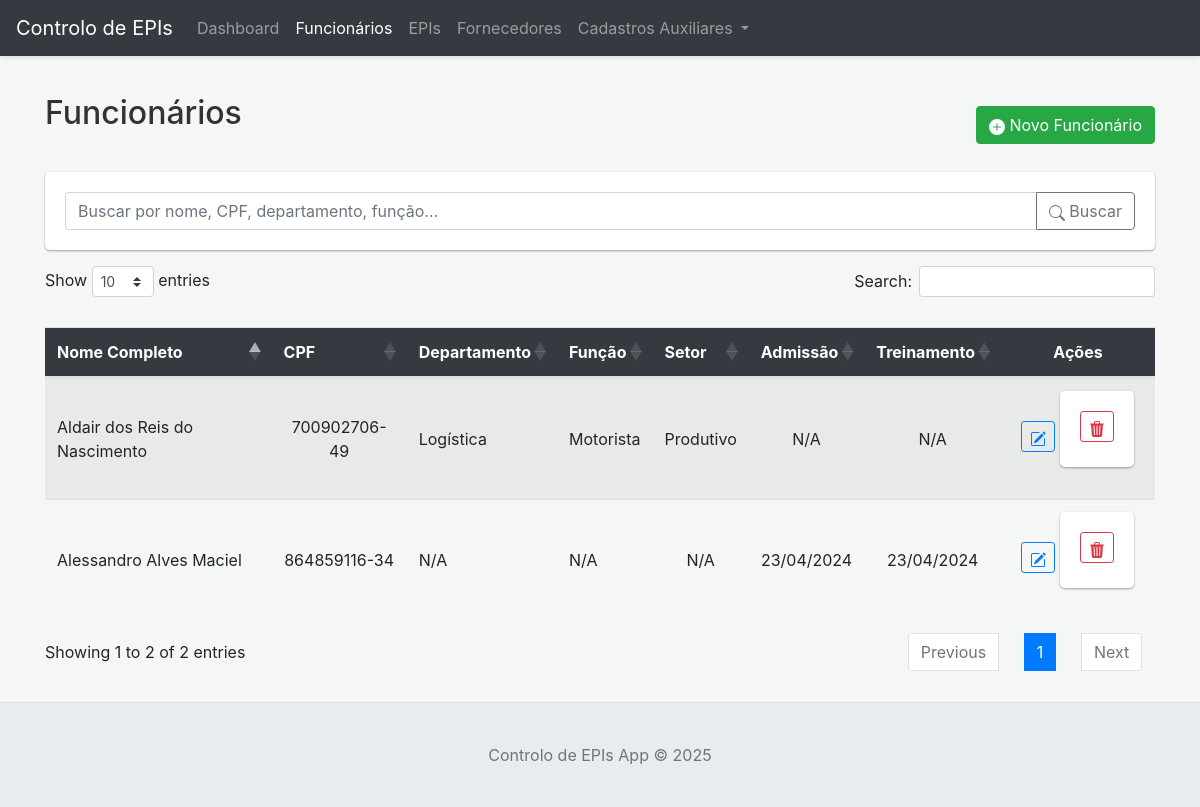
The app's page /funcionarios with its own data.
### tables this page shows
CREATE TABLE funcionarios (
                id INTEGER PRIMARY KEY AUTOINCREMENT,
                nome_completo TEXT NOT NULL,
                cpf TEXT UNIQUE,
                rg TEXT,
                ctps TEXT,
                serie TEXT,
                pis TEXT,
                departamento_id INTEGER,
                funcao_id INTEGER,
                setor TEXT CHECK(setor IN ('Produtivo', 'Administrativo', 'Outro')),
                data_admissao TEXT,
                data_treinamento TEXT,
                FOREIGN KEY (departamento_id) REFERENCES departamentos (id) ON DELETE SET NULL,
                FOREIGN KEY (funcao_id) REFERENCES funcoes (id) ON DELETE SET NULL
            );

CREATE TABLE departamentos (
                id INTEGER PRIMARY KEY AUTOINCREMENT,
                nome TEXT NOT NULL UNIQUE
            );

CREATE TABLE funcoes (
                id INTEGER PRIMARY KEY AUTOINCREMENT,
                nome TEXT NOT NULL UNIQUE
            );

### app.py (the view)
@app.route('/funcionarios')
def listar_funcionarios():
    search = request.args.get('search', '')
    funcionarios = db.search_funcionarios(search) if search else db.get_all_funcionarios()
    return render_template('funcionarios.html',
                           funcionarios=funcionarios or [],
                           search_query=search,
                           departamentos=db.get_all_departamentos() or [],
                           funcoes=db.get_all_funcoes() or [],
                           setores=['Produtivo', 'Administrativo', 'Outro'])

### app.py (called while the page is built)
@app.context_processor
def inject_now():
    return {'now': datetime.datetime.now(datetime.timezone.utc)}

def format_date_for_display(date_str_iso):
    if not date_str_iso:
        return ""
    try:
        dt_obj = datetime.datetime.strptime(str(date_str_iso), '%Y-%m-%d')
        return dt_obj.strftime('%d/%m/%Y')
    except ValueError:
        return str(date_str_iso)

### database.py (called while the page is built)
    def _get_conn(self):
        conn = sqlite3.connect(self.db_path)
        conn.row_factory = sqlite3.Row
        conn.execute("PRAGMA foreign_keys = ON;")
        return conn

    def get_all_departamentos(self):
        query = "SELECT * FROM departamentos ORDER BY nome"
        return self.execute_query(query, fetch_all=True)

    def get_all_funcoes(self):
        query = "SELECT * FROM funcoes ORDER BY nome"
        return self.execute_query(query, fetch_all=True)

    def get_all_funcionarios(self):
        query = """
            SELECT f.*, d.nome as departamento_nome, func.nome as funcao_nome
            FROM funcionarios f
            LEFT JOIN departamentos d ON f.departamento_id = d.id
            LEFT JOIN funcoes func ON f.funcao_id = func.id
            ORDER BY f.nome_completo
        """
        return self.execute_query(query, fetch_all=True)

### templates/funcionarios.html (shortened to what this page needs)
{% extends "base.html" %}
{% block content %}
<div class="d-flex justify-content-between align-items-center mb-3">
    <h2>Funcionários</h2>
    <button type="button" class="btn btn-success" data-toggle="modal" data-target="#modalFuncionario" id="btnNovoFuncionario">
        <svg xmlns="http://www.w3.org/2000/svg" width="16" height="16" fill="currentColor" class="bi bi-plus-circle-fill" viewBox="0 0 16 16">
            <path d="M16 8A8 8 0 1 1 0 8a8 8 0 0 1 16 0zM8.5 4.5a.5.5 0 0 0-1 0v3h-3a.5.5 0 0 0 0 1h3v3a.5.5 0 0 0 1 0v-3h3a.5.5 0 0 0 0-1h-3v-3z"/>
        </svg>
        Novo Funcionário
    </button>
</div>
<form method="GET" action="{{ url_for('listar_funcionarios') }}" class="mb-3 form-inline">
    <div class="input-group flex-grow-1">
        <input type="text" class="form-control" name="search" placeholder="Buscar por nome, CPF, departamento, função..." value="{{ search_query or '' }}">
        <div class="input-group-append">
            <button class="btn btn-outline-secondary" type="submit">
                Buscar
            </button>
        </div>
    </div>
</form>
{% if funcionarios %}
<div class="table-responsive">
    <table class="table table-striped table-hover" id="tabelaFuncionarios">
        <thead>
            <tr>
                <th class="text-left-override">Nome Completo</th>
                <th>CPF</th>
                <th class="text-left-override">Departamento</th>
                <th class="text-left-override">Função</th>
                <th>Setor</th>
                <th>Admissão</th>
                <th>Treinamento</th>
                <th>Ações</th>
            </tr>
        </thead>
        <tbody>
            {% for func in funcionarios %}
            <tr>
                <td class="text-left-override">{{ func.nome_completo }}</td>
                <td>{{ func.cpf or 'N/A' }}</td>
                <td class="text-left-override">{{ func.departamento_nome or 'N/A' }}</td>
                <td class="text-left-override">{{ func.funcao_nome or 'N/A' }}</td>
                <td>{{ func.setor or 'N/A' }}</td>
                <td>{{ func.data_admissao | format_date_display if func.data_admissao else 'N/A' }}</td>
                <td>{{ func.data_treinamento | format_date_display if func.data_treinamento else 'N/A' }}</td>
                <td>
                    <div class="action-buttons">
                        <button type="button" class="btn btn-sm btn-outline-primary btn-editar-funcionario" title="Editar"
                                data-toggle="modal" data-target="#modalFuncionario" data-id="{{ func.id }}">
                        </button>
                        <form action="{{ url_for('excluir_funcionario', func_id=func.id) }}" method="POST" style="display:inline;" onsubmit="return confirm('Tem certeza que deseja excluir este funcionário?');">
                            <button type="submit" class="btn btn-sm btn-outline-danger" title="Excluir">
                            </button>
                        </form>
                    </div>
                </td>
            </tr>
            {% endfor %}
        </tbody>
    </table>
</div>
{% endif %}
{% endblock %}

### static/style.css (style rules this page uses)
html, body { height: 100%; margin: 0; }
body { display: flex; flex-direction: column; padding-top: 70px; background-color: #f4f7f6; }
.input-group-append .btn { height: calc(1.5em + .75rem + 2px); }
.action-buttons .btn { margin-right: 5px; margin-bottom: 5px; }
.action-buttons .btn:last-child { margin-right: 0; }
.table td .action-buttons { white-space: nowrap; display: flex; align-items: center; justify-content: center; }
.table th:last-child, .table td:last-child { min-width: 130px; width: auto; text-align: center !important; }
.table thead th { background-color: #343a40; color: white; vertical-align: middle; text-align: center; }
.table tbody td { vertical-align: middle; text-align: center; }
h2 { color: #333; margin-bottom: 1.5rem; }
.input-group > .input-group-append > .btn { border-top-left-radius: 0; border-bottom-left-radius: 0; }
form { background-color: #fff; padding: 20px; border-radius: .3rem; box-shadow: 0 1px 3px rgba(0,0,0,.12), 0 1px 2px rgba(0,0,0,.24); margin-bottom: 20px; }
.text-left-override { text-align: left !important; }

### records on screen
funcionarios: nome_completo "Aldair dos Reis do Nascimento", cpf "700902706-49", nome "Logística", nome "Motorista", setor "Produtivo", data_admissao "N/A", data_treinamento "N/A"
funcionarios: nome_completo "Alessandro Alves Maciel", cpf "864859116-34", departamento_nome "N/A", funcao_nome "N/A", setor "N/A", data_admissao "23/04/2024", data_treinamento "23/04/2024"
